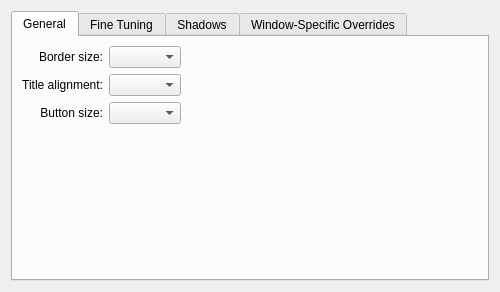
<?xml version="1.0" encoding="UTF-8"?>
<ui version="4.0">
 <class>OxygenConfigurationUI</class>
 <widget class="QWidget" name="OxygenConfigurationUI">
  <property name="geometry">
   <rect>
    <x>0</x>
    <y>0</y>
    <width>500</width>
    <height>292</height>
   </rect>
  </property>
  <layout class="QVBoxLayout" name="verticalLayout">
   <item>
    <widget class="KTabWidget" name="ktabwidget">
     <property name="currentIndex">
      <number>0</number>
     </property>
     <widget class="QWidget" name="tab">
      <attribute name="title">
       <string>General</string>
      </attribute>
      <layout class="QGridLayout" name="gridLayout">
       <item row="0" column="0">
        <widget class="QLabel" name="label">
         <property name="text">
          <string>Border size:</string>
         </property>
         <property name="alignment">
          <set>Qt::AlignRight|Qt::AlignTrailing|Qt::AlignVCenter</set>
         </property>
        </widget>
       </item>
       <item row="0" column="1">
        <widget class="KComboBox" name="frameBorder"/>
       </item>
       <item row="1" column="0">
        <widget class="QLabel" name="label_2">
         <property name="text">
          <string>Title alignment:</string>
         </property>
         <property name="alignment">
          <set>Qt::AlignRight|Qt::AlignTrailing|Qt::AlignVCenter</set>
         </property>
        </widget>
       </item>
       <item row="1" column="1">
        <widget class="KComboBox" name="titleAlignment"/>
       </item>
       <item row="2" column="0">
        <widget class="QLabel" name="label_3">
         <property name="text">
          <string>Button size:</string>
         </property>
         <property name="alignment">
          <set>Qt::AlignRight|Qt::AlignTrailing|Qt::AlignVCenter</set>
         </property>
        </widget>
       </item>
       <item row="2" column="1">
        <widget class="KComboBox" name="buttonSize"/>
       </item>
       <item row="1" column="2">
        <spacer name="horizontalSpacer">
         <property name="orientation">
          <enum>Qt::Horizontal</enum>
         </property>
         <property name="sizeHint" stdset="0">
          <size>
           <width>40</width>
           <height>20</height>
          </size>
         </property>
        </spacer>
       </item>
       <item row="3" column="1">
        <spacer name="verticalSpacer">
         <property name="orientation">
          <enum>Qt::Vertical</enum>
         </property>
         <property name="sizeHint" stdset="0">
          <size>
           <width>20</width>
           <height>40</height>
          </size>
         </property>
        </spacer>
       </item>
      </layout>
     </widget>
     <widget class="QWidget" name="tab_2">
      <attribute name="title">
       <string>Fine Tuning</string>
      </attribute>
      <layout class="QGridLayout" name="gridLayout_2">
       <item row="0" column="0">
        <widget class="QLabel" name="label_4">
         <property name="text">
          <string>Background style: </string>
         </property>
        </widget>
       </item>
       <item row="0" column="1">
        <widget class="KComboBox" name="blendColor"/>
       </item>
       <item row="1" column="0">
        <widget class="QLabel" name="label_5">
         <property name="text">
          <string>Extra size grip display: </string>
         </property>
        </widget>
       </item>
       <item row="1" column="1">
        <widget class="KComboBox" name="sizeGripMode"/>
       </item>
       <item row="0" column="2">
        <spacer name="horizontalSpacer_2">
         <property name="orientation">
          <enum>Qt::Horizontal</enum>
         </property>
         <property name="sizeHint" stdset="0">
          <size>
           <width>40</width>
           <height>20</height>
          </size>
         </property>
        </spacer>
       </item>
       <item row="6" column="0">
        <spacer name="verticalSpacer_2">
         <property name="orientation">
          <enum>Qt::Vertical</enum>
         </property>
         <property name="sizeHint" stdset="0">
          <size>
           <width>20</width>
           <height>40</height>
          </size>
         </property>
        </spacer>
       </item>
       <item row="4" column="0" colspan="2">
        <widget class="QCheckBox" name="titleOutline">
         <property name="text">
          <string>Outline active window title</string>
         </property>
        </widget>
       </item>
       <item row="5" column="0" colspan="2">
        <widget class="QCheckBox" name="drawSeparator">
         <property name="text">
          <string>Draw Separator between title bar and active window contents </string>
         </property>
        </widget>
       </item>
      </layout>
     </widget>
     <widget class="QWidget" name="tab_3">
      <attribute name="title">
       <string>Shadows</string>
      </attribute>
      <layout class="QGridLayout" name="gridLayout_3">
       <item row="0" column="0">
        <widget class="QCheckBox" name="useOxygenShadows">
         <property name="text">
          <string>Glow active window</string>
         </property>
        </widget>
       </item>
       <item row="1" column="0">
        <widget class="Oxygen::OxygenShadowConfigurationUI" name="inactiveShadowConfiguration">
         <property name="title">
          <string>Window Drop-Down Shadow</string>
         </property>
        </widget>
       </item>
       <item row="1" column="1">
        <widget class="Oxygen::OxygenShadowConfigurationUI" name="activeShadowConfiguration">
         <property name="title">
          <string>Active Window Glow</string>
         </property>
        </widget>
       </item>
      </layout>
     </widget>
     <widget class="QWidget" name="tab_4">
      <attribute name="title">
       <string>Window-Specific Overrides</string>
      </attribute>
      <layout class="QVBoxLayout" name="verticalLayout_2">
       <item>
        <widget class="Oxygen::OxygenExceptionListWidget" name="exceptions" native="true"/>
       </item>
      </layout>
     </widget>
    </widget>
   </item>
  </layout>
 </widget>
 <customwidgets>
  <customwidget>
   <class>KComboBox</class>
   <extends>QComboBox</extends>
   <header>kcombobox.h</header>
  </customwidget>
  <customwidget>
   <class>KTabWidget</class>
   <extends>QTabWidget</extends>
   <header>ktabwidget.h</header>
   <container>1</container>
  </customwidget>
  <customwidget>
   <class>Oxygen::OxygenShadowConfigurationUI</class>
   <extends>QGroupBox</extends>
   <header>oxygenshadowconfigurationui.h</header>
   <container>1</container>
  </customwidget>
  <customwidget>
   <class>Oxygen::OxygenExceptionListWidget</class>
   <extends>QWidget</extends>
   <header>oxygenexceptionlistwidget.h</header>
   <container>1</container>
  </customwidget>
 </customwidgets>
 <resources/>
 <connections/>
</ui>
